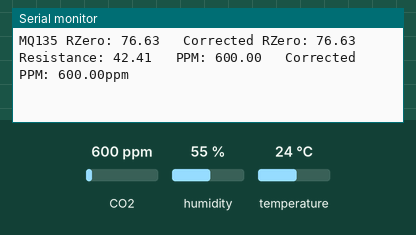
Bench run of a sketch on a simulated ESP8266 (NodeMCU). Shown: the last lines printed to the serial monitor. Inputs (shaded band) come from the test bench; at power-on: CO2 600 ppm, humidity 55 %, temperature 24 °C.

Above: at 1.5 s.
1.6 s: CO2 set to 452 ppm
At 2.05 s:
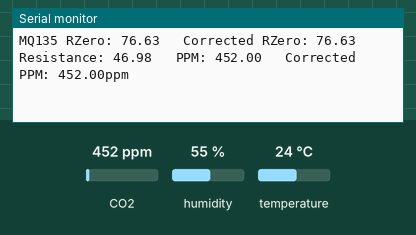
4.6 s: CO2 set to 1050 ppm
At 4.81 s:
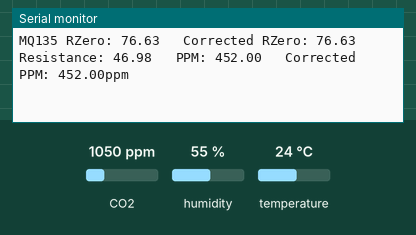
6.1 s: CO2 set to 452 ppm
At 6.2 s:
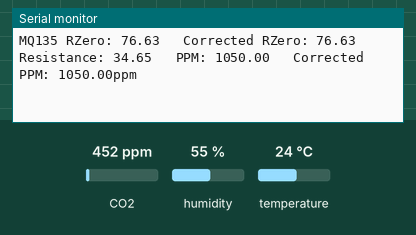
Timing chart, 0 to 9.1 s (numbered marks = the images above; inputs shaded):
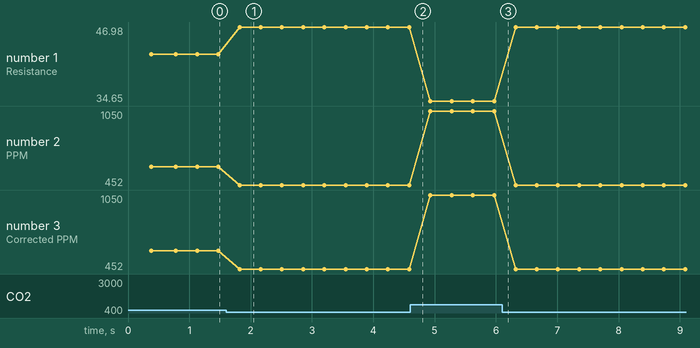

The sketch:

MQ135.ino
```cpp
#include <MQ135.h>
#include <Adafruit_Sensor.h>
#include <DHT.h>
#include <DHT_U.h>
/*  MQ135 gas sensor
    Datasheet can be found here: https://www.olimex.com/Products/Components/Sensors/SNS-MQ135/resources/SNS-MQ135.pdf

    Application
    They are used in air quality control equipments for buildings/offices, are suitable for detecting of NH3, NOx, alcohol, Benzene, smoke, CO2, etc

    Original creator of this library: https://github.com/GeorgK/MQ135
*/

#define PIN_MQ135 A0
#define DHTPIN D2
#define DHTTYPE DHT22
DHT_Unified dht(DHTPIN, DHTTYPE);

MQ135 mq135_sensor(PIN_MQ135);

float temperature = 21.0; // Assume current temperature. Recommended to measure with DHT22
float humidity = 25.0; // Assume current humidity. Recommended to measure with DHT22

void setup() {
  Serial.begin(9600);

  dht.begin();
  Serial.println(F("DHTxx Unified Sensor Example"));
  // Print temperature sensor details.
  sensor_t sensor;
  dht.temperature().getSensor(&sensor);
  Serial.println(F("------------------------------------"));
  Serial.println(F("Temperature Sensor"));
  Serial.print  (F("Sensor Type: ")); Serial.println(sensor.name);
  Serial.print  (F("Driver Ver:  ")); Serial.println(sensor.version);
  Serial.print  (F("Unique ID:   ")); Serial.println(sensor.sensor_id);
  Serial.print  (F("Max Value:   ")); Serial.print(sensor.max_value); Serial.println(F("°C"));
  Serial.print  (F("Min Value:   ")); Serial.print(sensor.min_value); Serial.println(F("°C"));
  Serial.print  (F("Resolution:  ")); Serial.print(sensor.resolution); Serial.println(F("°C"));
  Serial.println(F("------------------------------------"));
  // Print humidity sensor details.
  dht.humidity().getSensor(&sensor);
  Serial.println(F("Humidity Sensor"));
  Serial.print  (F("Sensor Type: ")); Serial.println(sensor.name);
  Serial.print  (F("Driver Ver:  ")); Serial.println(sensor.version);
  Serial.print  (F("Unique ID:   ")); Serial.println(sensor.sensor_id);
  Serial.print  (F("Max Value:   ")); Serial.print(sensor.max_value); Serial.println(F("%"));
  Serial.print  (F("Min Value:   ")); Serial.print(sensor.min_value); Serial.println(F("%"));
  Serial.print  (F("Resolution:  ")); Serial.print(sensor.resolution); Serial.println(F("%"));
  Serial.println(F("------------------------------------"));

}

void loop() {
  sensors_event_t event;
  dht.temperature().getEvent(&event);
  if (not isnan(event.temperature)) {
    temperature = event.temperature;
  }

  // Get humidity event and print its value.
  dht.humidity().getEvent(&event);
  if (not isnan(event.relative_humidity)) {
    humidity = event.relative_humidity;
  }
  float rzero = mq135_sensor.getRZero();
  float correctedRZero = mq135_sensor.getCorrectedRZero(temperature, humidity);
  float resistance = mq135_sensor.getResistance();
  float ppm = mq135_sensor.getPPM();
  float correctedPPM = mq135_sensor.getCorrectedPPM(temperature, humidity);

  Serial.print("MQ135 RZero: ");
  Serial.print(rzero);
  Serial.print("\t Corrected RZero: ");
  Serial.print(correctedRZero);
  Serial.print("\t Resistance: ");
  Serial.print(resistance);
  Serial.print("\t PPM: ");
  Serial.print(ppm);
  Serial.print("\t Corrected PPM: ");
  Serial.print(correctedPPM);
  Serial.println("ppm");

  delay(300);
}
```

Measured:
- after the input at 1.6 s, the serial monitor: prints a new line after 0.22 s (image 1)
- plotted number 1: 42.41 → 46.98 after the input at 1.6 s, 46.98 → 34.65 after the input at 4.6 s
- plotted number 2: 600 → 452 after the input at 1.6 s, 452 → 1050 after the input at 4.6 s
- plotted number 3: 600 → 452 after the input at 1.6 s, 452 → 1050 after the input at 4.6 s
